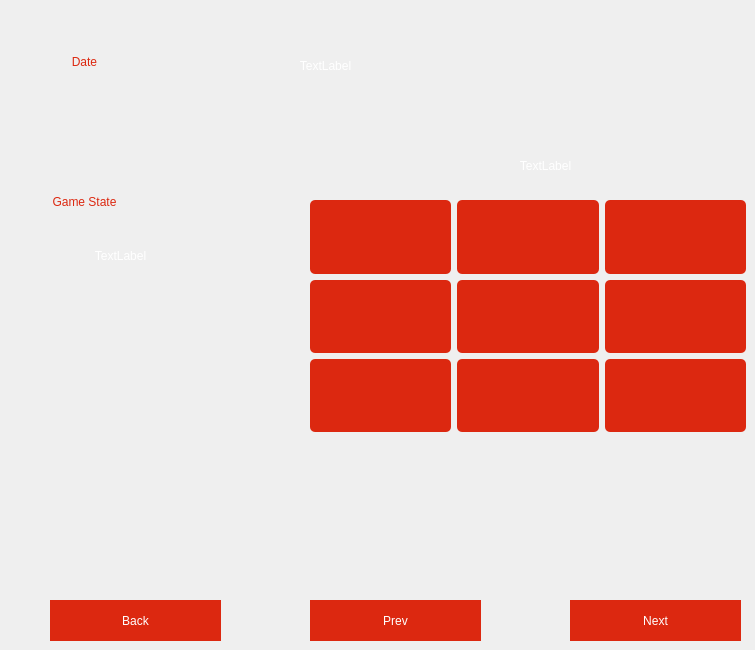
      <widget class="QWidget" name="History_Page">
       <widget class="QPushButton" name="Historybackb">
        <property name="geometry">
         <rect>
          <x>50</x>
          <y>600</y>
          <width>171</width>
          <height>41</height>
         </rect>
        </property>
        <property name="styleSheet">
         <string notr="true">color: rgb(255, 255, 255);
background-color: rgb(220, 40, 16);
border: none;
font: 14pt &quot;My Puma&quot;;</string>
        </property>
        <property name="text">
         <string>Back</string>
        </property>
       </widget>
       <widget class="QPushButton" name="historybext">
        <property name="geometry">
         <rect>
          <x>570</x>
          <y>600</y>
          <width>171</width>
          <height>41</height>
         </rect>
        </property>
        <property name="styleSheet">
         <string notr="true">color: rgb(255, 255, 255);
background-color: rgb(220, 40, 16);
border: none;
font: 14pt &quot;My Puma&quot;;</string>
        </property>
        <property name="text">
         <string>Next</string>
        </property>
       </widget>
       <widget class="QWidget" name="layoutWidget">
        <property name="geometry">
         <rect>
          <x>310</x>
          <y>200</y>
          <width>436</width>
          <height>232</height>
         </rect>
        </property>
        <layout class="QGridLayout" name="gridLayout_7">
         <item row="2" column="0">
          <widget class="QPushButton" name="XO7_h">
           <property name="sizePolicy">
            <sizepolicy hsizetype="Minimum" vsizetype="Minimum">
             <horstretch>0</horstretch>
             <verstretch>0</verstretch>
            </sizepolicy>
           </property>
           <property name="styleSheet">
            <string notr="true">color: rgb(220, 40, 16);
border: none;
font: 60px bold;
background-color: rgb(220, 40, 16);
border-radius: 5px</string>
           </property>
           <property name="text">
            <string/>
           </property>
          </widget>
         </item>
         <item row="1" column="1">
          <widget class="QPushButton" name="XO5_h">
           <property name="sizePolicy">
            <sizepolicy hsizetype="Minimum" vsizetype="Minimum">
             <horstretch>0</horstretch>
             <verstretch>0</verstretch>
            </sizepolicy>
           </property>
           <property name="styleSheet">
            <string notr="true">color: rgb(220, 40, 16);
border: none;
font: 60px bold;
background-color: rgb(220, 40, 16);
border-radius: 5px</string>
           </property>
           <property name="text">
            <string/>
           </property>
          </widget>
         </item>
         <item row="2" column="1">
          <widget class="QPushButton" name="XO8_h">
           <property name="sizePolicy">
            <sizepolicy hsizetype="Minimum" vsizetype="Minimum">
             <horstretch>0</horstretch>
             <verstretch>0</verstretch>
            </sizepolicy>
           </property>
           <property name="styleSheet">
            <string notr="true">color: rgb(220, 40, 16);
border: none;
font: 60px bold;
background-color: rgb(220, 40, 16);
border-radius: 5px</string>
           </property>
           <property name="text">
            <string/>
           </property>
          </widget>
         </item>
         <item row="0" column="2">
          <widget class="QPushButton" name="XO3_h">
           <property name="sizePolicy">
            <sizepolicy hsizetype="Minimum" vsizetype="Minimum">
             <horstretch>0</horstretch>
             <verstretch>0</verstretch>
            </sizepolicy>
           </property>
           <property name="styleSheet">
            <string notr="true">color: rgb(220, 40, 16);
border: none;
font: 60px bold;
background-color: rgb(220, 40, 16);
border-radius: 5px</string>
           </property>
           <property name="text">
            <string/>
           </property>
          </widget>
         </item>
         <item row="1" column="0">
          <widget class="QPushButton" name="XO4_h">
           <property name="sizePolicy">
            <sizepolicy hsizetype="Minimum" vsizetype="Minimum">
             <horstretch>0</horstretch>
             <verstretch>0</verstretch>
            </sizepolicy>
           </property>
           <property name="styleSheet">
            <string notr="true">color: rgb(220, 40, 16);
border: none;
font: 60px bold;
background-color: rgb(220, 40, 16);
border-radius: 5px</string>
           </property>
           <property name="text">
            <string/>
           </property>
          </widget>
         </item>
         <item row="0" column="1">
          <widget class="QPushButton" name="XO2_h">
           <property name="sizePolicy">
            <sizepolicy hsizetype="Minimum" vsizetype="Minimum">
             <horstretch>0</horstretch>
             <verstretch>0</verstretch>
            </sizepolicy>
           </property>
           <property name="styleSheet">
            <string notr="true">color: rgb(220, 40, 16);
border: none;
font: 60px bold;
background-color: rgb(220, 40, 16);
border-radius: 5px</string>
           </property>
           <property name="text">
            <string/>
           </property>
          </widget>
         </item>
         <item row="2" column="2">
          <widget class="QPushButton" name="XO9_h">
           <property name="sizePolicy">
            <sizepolicy hsizetype="Minimum" vsizetype="Minimum">
             <horstretch>0</horstretch>
             <verstretch>0</verstretch>
            </sizepolicy>
           </property>
           <property name="styleSheet">
            <string notr="true">color: rgb(220, 40, 16);
border: none;
font: 60px bold;
background-color: rgb(220, 40, 16);
border-radius: 5px</string>
           </property>
           <property name="text">
            <string/>
           </property>
          </widget>
         </item>
         <item row="1" column="2">
          <widget class="QPushButton" name="XO6_h">
           <property name="sizePolicy">
            <sizepolicy hsizetype="Minimum" vsizetype="Minimum">
             <horstretch>0</horstretch>
             <verstretch>0</verstretch>
            </sizepolicy>
           </property>
           <property name="styleSheet">
            <string notr="true">color: rgb(220, 40, 16);
border: none;
font: 60px bold;
background-color: rgb(220, 40, 16);
border-radius: 5px</string>
           </property>
           <property name="text">
            <string/>
           </property>
          </widget>
         </item>
         <item row="0" column="0">
          <widget class="QPushButton" name="XO1_h">
           <property name="sizePolicy">
            <sizepolicy hsizetype="Minimum" vsizetype="Minimum">
             <horstretch>0</horstretch>
             <verstretch>0</verstretch>
            </sizepolicy>
           </property>
           <property name="styleSheet">
            <string notr="true">color: rgb(220, 40, 16);
border: none;
font: 60px bold;
background-color: rgb(220, 40, 16);
border-radius: 5px</string>
           </property>
           <property name="text">
            <string/>
           </property>
          </widget>
         </item>
        </layout>
       </widget>
       <widget class="QLabel" name="label_Username_2">
        <property name="geometry">
         <rect>
          <x>30</x>
          <y>50</y>
          <width>109</width>
          <height>24</height>
         </rect>
        </property>
        <property name="styleSheet">
         <string notr="true">
font: 12pt &quot;My Puma&quot;;
color: rgb(220, 40, 16)</string>
        </property>
        <property name="text">
         <string>Date</string>
        </property>
        <property name="alignment">
         <set>Qt::AlignCenter</set>
        </property>
       </widget>
       <widget class="QLabel" name="Datelabel">
        <property name="geometry">
         <rect>
          <x>170</x>
          <y>40</y>
          <width>311</width>
          <height>51</height>
         </rect>
        </property>
        <property name="sizePolicy">
         <sizepolicy hsizetype="Maximum" vsizetype="Maximum">
          <horstretch>0</horstretch>
          <verstretch>0</verstretch>
         </sizepolicy>
        </property>
        <property name="layoutDirection">
         <enum>Qt::LeftToRight</enum>
        </property>
        <property name="styleSheet">
         <string notr="true">color: rgb(255, 255, 255);
padding: 15px;
font: 14pt &quot;My Puma&quot;;</string>
        </property>
        <property name="text">
         <string>TextLabel</string>
        </property>
        <property name="alignment">
         <set>Qt::AlignCenter</set>
        </property>
       </widget>
       <widget class="QLabel" name="Vslabel">
        <property name="geometry">
         <rect>
          <x>390</x>
          <y>140</y>
          <width>311</width>
          <height>51</height>
         </rect>
        </property>
        <property name="sizePolicy">
         <sizepolicy hsizetype="Maximum" vsizetype="Maximum">
          <horstretch>0</horstretch>
          <verstretch>0</verstretch>
         </sizepolicy>
        </property>
        <property name="layoutDirection">
         <enum>Qt::LeftToRight</enum>
        </property>
        <property name="styleSheet">
         <string notr="true">color: rgb(255, 255, 255);
padding: 15px;
font: 14pt &quot;My Puma&quot;;</string>
        </property>
        <property name="text">
         <string>TextLabel</string>
        </property>
        <property name="alignment">
         <set>Qt::AlignCenter</set>
        </property>
       </widget>
       <widget class="QLabel" name="label_Username_3">
        <property name="geometry">
         <rect>
          <x>30</x>
          <y>190</y>
          <width>109</width>
          <height>24</height>
         </rect>
        </property>
        <property name="styleSheet">
         <string notr="true">
font: 12pt &quot;My Puma&quot;;
color: rgb(220, 40, 16)</string>
        </property>
        <property name="text">
         <string>Game State</string>
        </property>
        <property name="alignment">
         <set>Qt::AlignCenter</set>
        </property>
       </widget>
       <widget class="QLabel" name="Gamestatelabel">
        <property name="geometry">
         <rect>
          <x>10</x>
          <y>230</y>
          <width>221</width>
          <height>51</height>
         </rect>
        </property>
        <property name="sizePolicy">
         <sizepolicy hsizetype="Maximum" vsizetype="Maximum">
          <horstretch>0</horstretch>
          <verstretch>0</verstretch>
         </sizepolicy>
        </property>
        <property name="layoutDirection">
         <enum>Qt::LeftToRight</enum>
        </property>
        <property name="styleSheet">
         <string notr="true">color: rgb(255, 255, 255);
padding: 15px;
font: 14pt &quot;My Puma&quot;;</string>
        </property>
        <property name="text">
         <string>TextLabel</string>
        </property>
        <property name="alignment">
         <set>Qt::AlignCenter</set>
        </property>
       </widget>
       <widget class="QPushButton" name="historyPrev">
        <property name="geometry">
         <rect>
          <x>310</x>
          <y>600</y>
          <width>171</width>
          <height>41</height>
         </rect>
        </property>
        <property name="styleSheet">
         <string notr="true">color: rgb(255, 255, 255);
background-color: rgb(220, 40, 16);
border: none;
font: 14pt &quot;My Puma&quot;;</string>
        </property>
        <property name="text">
         <string>Prev</string>
        </property>
       </widget>
      </widget>
